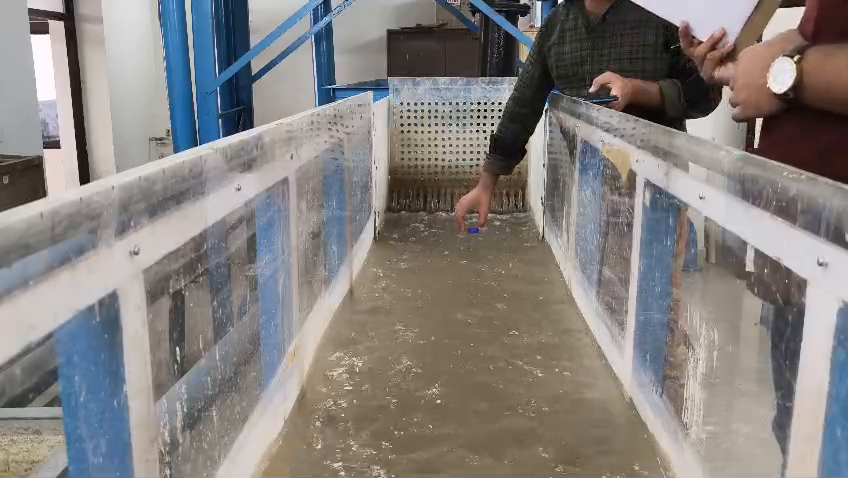
#> input picture frame 61 of data/samples/sample_river_1.mp4, 848 x 478 px
$ python baseline2.py
#> lines starting #> are read from the running program, lines starting #| are printed output that depends on the picture; after the words box and inside, x2 and y2 are one past the last pixel; in counts of white or black regions, pixels touching at a corner belong together
#> in process_video, frame is the input picture: shape (478, 848, 3); mean B, G, R 126.7, 129.4, 133.5
import cv2
import numpy as np
import pandas as pd
from scipy.signal import medfilt
import json

class EnhancedRiverVelocityEstimator:
    def __init__(self, config):
        self.config = config
        self.camera_matrix = None
        self.dist_coeffs = None
        self.scale = config.get('scale', 0.046455)
        self.roi_mask = None

    def load_camera_calibration(self, calibration_file):
        # Load camera calibration (intrinsic parameters) for undistortion
        try:
            with open(calibration_file, 'r') as f:
                calib_data = json.load(f)
            self.camera_matrix = np.array(calib_data['camera_matrix'])
            self.dist_coeffs = np.array(calib_data['dist_coeffs'])
            print("Camera calibration loaded.")
        except Exception as e:
            print(f"Calibration load failed: {e} (Using default)")

    def create_roi_mask(self, shape, roi_coords=None):
        # Create a polygon mask for the river surface area
#> called with shape = (478, 848, 3)
        mask = np.zeros(shape[:2], dtype=np.uint8)
        if roi_coords is None:
            h, w = shape[:2]
            roi_coords = [(int(w*0.1), int(h*0.2)),
                         (int(w*0.9), int(h*0.2)),
                         (int(w*0.9), int(h*0.9)),
                         (int(w*0.1), int(h*0.9))]
        cv2.fillPoly(mask, [np.array(roi_coords)], 255)
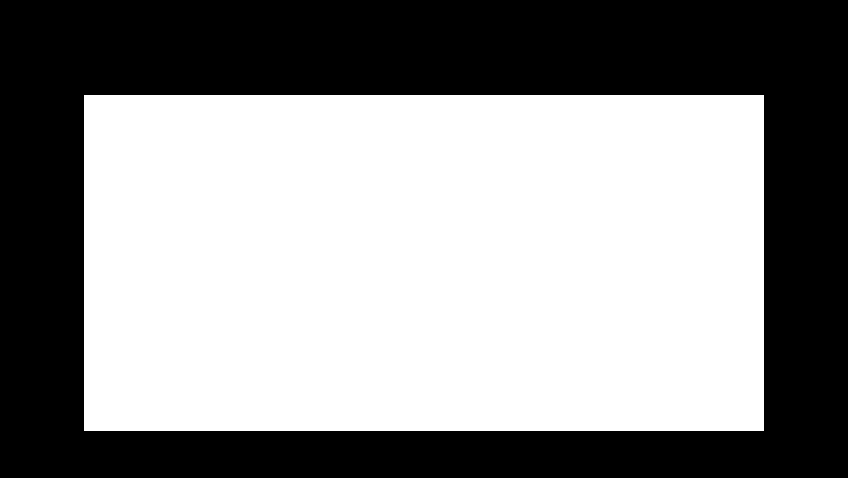
#> mask: shape (478, 848); 56.4% white; 1 black region, box (x1, y1, x2, y2) and area: (0, 0, 848, 478) 176864
        self.roi_mask = mask
        return mask

    def preprocess(self, frame):
        # Undistort and enhance contrast
        if self.camera_matrix is not None:
            frame = cv2.undistort(frame, self.camera_matrix, self.dist_coeffs)
        gray = cv2.cvtColor(frame, cv2.COLOR_BGR2GRAY)
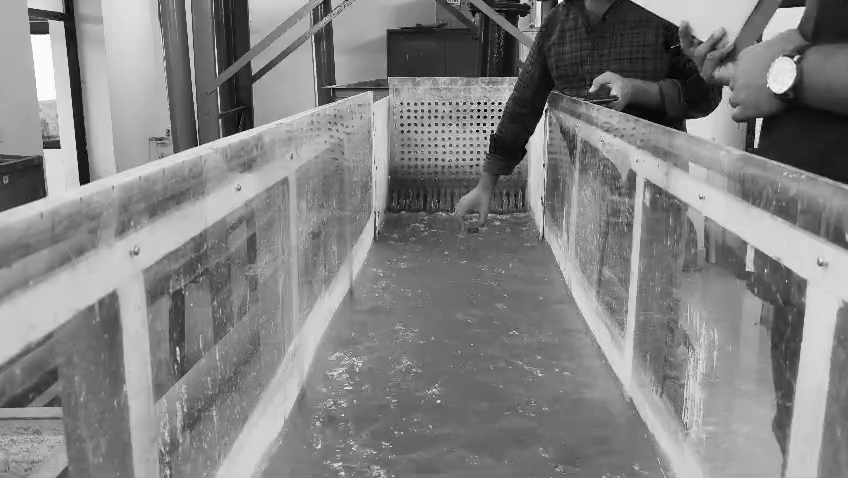
#> gray: shape (478, 848); min 0, max 255, mean 130.3
        clahe = cv2.createCLAHE(2.0, (8,8))
        gray = clahe.apply(gray)
        filtered = cv2.bilateralFilter(gray, 9, 75, 75)
        if self.roi_mask is not None:
            filtered = cv2.bitwise_and(filtered, self.roi_mask)
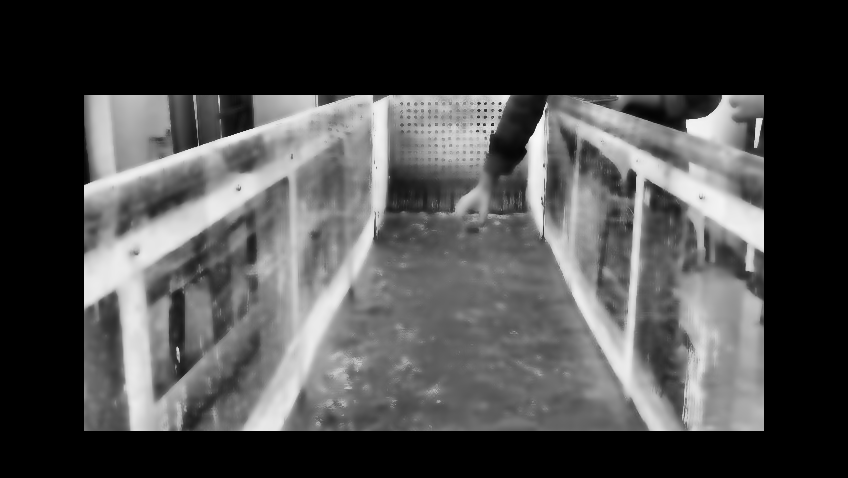
#> filtered: shape (478, 848); min 0, max 248, mean 74.3
        return filtered

    def detect_features(self, gray):
        params = dict(maxCorners=300, qualityLevel=0.01, minDistance=10, blockSize=7)
        corners = cv2.goodFeaturesToTrack(gray, mask=self.roi_mask, **params)
#> corners = 300 rows, first 8: [761, 428], [688, 121], [761, 97], [86, 186], [759, 120], [195, 97], [493, 125], [315, 98]
        return corners

    def filter_velocities(self, arr):
        if arr is None or len(arr) < 3:
            return arr
        q25, q75 = np.percentile(arr, [25, 75])
        iqr = q75 - q25
        minv = q25 - self.config['outlier_threshold'] * iqr
        maxv = q75 + self.config['outlier_threshold'] * iqr
        return arr[(arr >= minv) & (arr <= maxv)]

    def pixel_to_mps(self, pix_val, fps):
        mps = pix_val * fps * self.scale
        if mps < self.config['min_velocity_threshold']:
            mps = 0
        if mps > self.config['max_velocity_threshold']:
            mps = self.config['max_velocity_threshold']
        return mps

    def process_video(self, video_path):
        cap = cv2.VideoCapture(video_path)
        fps = cap.get(cv2.CAP_PROP_FPS) or 30.0
        ret, frame = cap.read()
        if not ret:
            raise RuntimeError("Cannot read video")
        self.create_roi_mask(frame.shape)
        old_gray = self.preprocess(frame)
        points = self.detect_features(old_gray)
#> points has the same summary as corners in detect_features
        results = []
        frame_num = 0

        while True:
            ret, frame = cap.read()
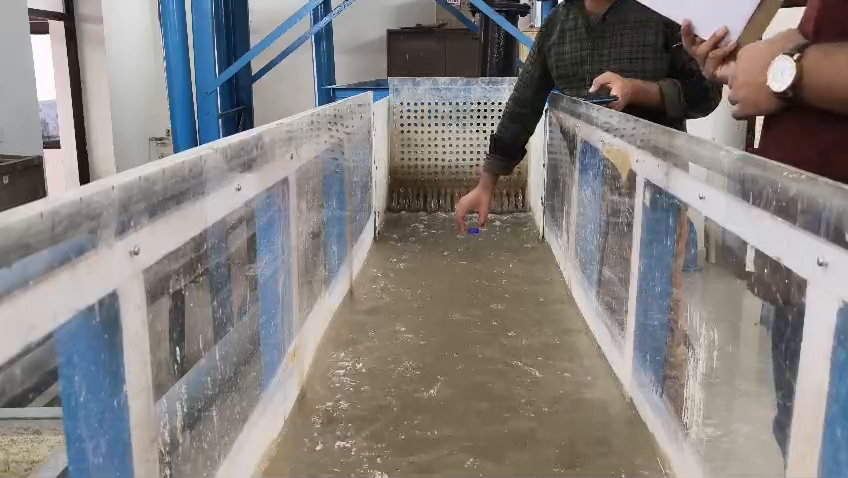
#> input picture frame 62 of data/samples/sample_river_1.mp4, 848 x 478 px
#> frame is the input picture: shape (478, 848, 3); mean B, G, R 126.6, 129.3, 133.4
            if not ret: break
            gray = self.preprocess(frame)
#> in preprocess (call 2), `filtered = cv2.bilateralFilter(gray, 9, 75, 75)`:
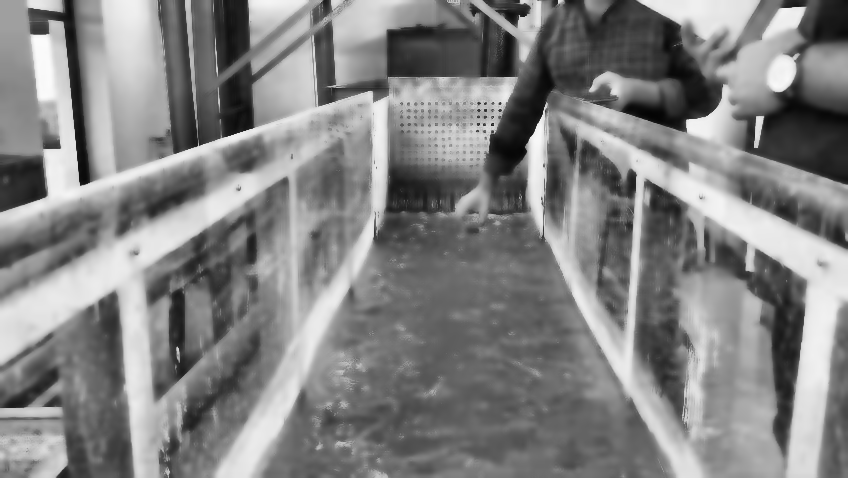
#> filtered: shape (478, 848); min 4, max 251, mean 130.9
            klt_pix_vel = 0
            farne_pix_vel = 0
            npts = 0

            # KLT
            if points is not None and len(points) > 0:
                lk_params = dict(winSize=(21,21), maxLevel=3,
                                criteria=(cv2.TERM_CRITERIA_EPS | cv2.TERM_CRITERIA_COUNT, 30, 0.01))
                new_points, status, err = cv2.calcOpticalFlowPyrLK(old_gray, gray, points, None, **lk_params)
#> new_points = 300 rows, first 8: [761, 428], [688.1, 121], [761, 96.99], [86, 186], [759.6, 118.2], [195, 97], [493, 125], [315, 98]; status = 300 values from 1 to 1; err = 300 values, max 14.24 at index 132, min 0 at index 32, mean 1.25
                if new_points is not None and status is not None:
                    good_new = new_points[status == 1]
#> good_new = 300 pairs, first value 86 to 761, second value 96.99 to 428
                    good_old = points[status == 1]
#> good_old = 300 pairs, first value 86 to 761, second value 97 to 428
                    npts = len(good_new)
#> npts = 300
                    dists = np.linalg.norm(good_new - good_old, axis=1)
#> dists = 300 values, max 4.22 at index 106, min 4.83e-05 at index 23, mean 0.199
                    dists = self.filter_velocities(dists)
#> in filter_velocities, `q25, q75 = np.percentile(arr, [25, 75])`: q25 = 0.00264; q75 = 0.067
#> in filter_velocities, `iqr = q75 - q25`: iqr = 0.0644
#> in filter_velocities, `minv = q25 - self.config['outlier_threshold'] * iqr`: minv = -0.126
#> in filter_velocities, `maxv = q75 + self.config['outlier_threshold'] * iqr`: maxv = 0.196
#> dists = 256 values, max 0.192 at index 135, min 4.83e-05 at index 21, mean 0.0257
                    if len(dists) > 0:
                        klt_pix_vel = np.mean(dists)
#> klt_pix_vel = 0.0257
                    points = good_new.reshape(-1,1,2)
#> points has the same summary as new_points
                if npts < self.config['min_points']:
                    points = self.detect_features(gray)
            else:
                points = self.detect_features(gray)

            # Farneback
            farne_params = self.config['farneback_params']
            fb_flow = cv2.calcOpticalFlowFarneback(
                old_gray, gray, None,
                **farne_params)
            mag, ang = cv2.cartToPolar(fb_flow[...,0], fb_flow[...,1])
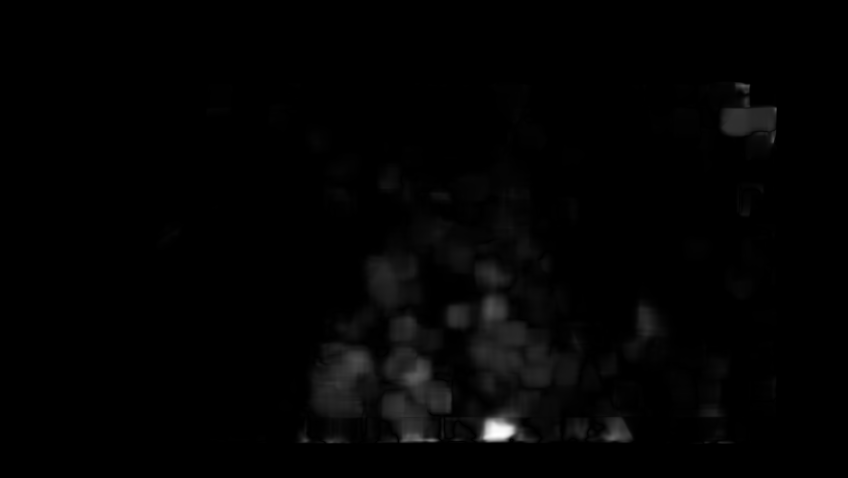
#> mag: shape (478, 848) float32; min 0, max 12.37, mean 0.158; drawn with min black and max white
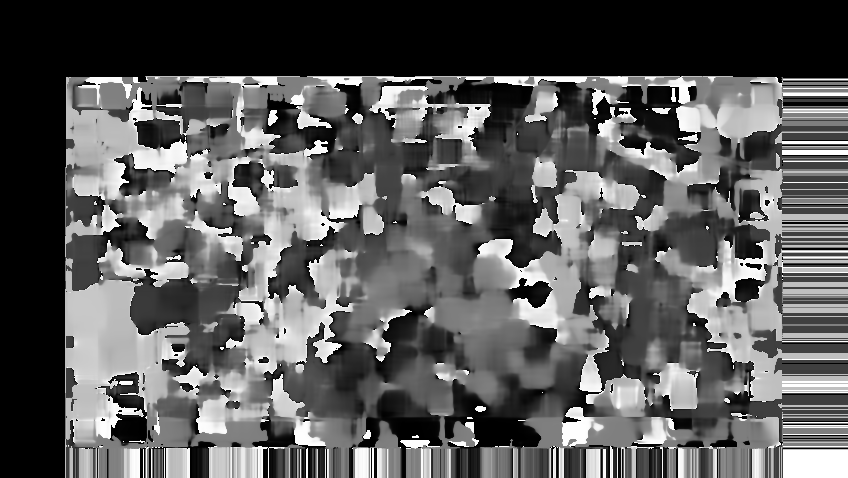
#> ang: shape (478, 848) float32; min 0, max 6.28, mean 2.26; drawn with min black and max white
            valid = mag[mag > 0.1]
            valid = self.filter_velocities(valid.flatten())
            if len(valid) > 0:
                farne_pix_vel = np.mean(valid)
#> farne_pix_vel = 0.714

            # Convert to m/s
            klt_mps = self.pixel_to_mps(klt_pix_vel, fps)
#> in pixel_to_mps, `mps = pix_val * fps * self.scale`: mps = 0.0704
#> klt_mps = 0.0704
            farne_mps = self.pixel_to_mps(farne_pix_vel, fps)
#> farne_mps = 1.96

            results.append({
                'frame': frame_num,
                'velocity_klt_m_per_s': klt_mps,
                'velocity_farneback_m_per_s': farne_mps,
                'num_klt_points': npts,
            })
            frame_num += 1
            old_gray = gray.copy()

        cap.release()
        df = pd.DataFrame(results)
        # Temporal smoothing
        df['velocity_klt_smoothed'] = medfilt(df['velocity_klt_m_per_s'], kernel_size=5)
        df['velocity_farneback_smoothed'] = medfilt(df['velocity_farneback_m_per_s'], kernel_size=5)
        return df

    def evaluate(self, df, adcp_ref=0.5884):
        metrics = {}
        for col in ['velocity_klt_smoothed', 'velocity_farneback_smoothed']:
            meanvel = df[col].mean()
            error = meanvel - adcp_ref
            rel_error = error / adcp_ref * 100
            metrics[col] = {'mean': meanvel, 'absolute_error': error, 'relative_error(%)': rel_error}
        return metrics

# --- CONFIGURATION EXAMPLE ---
config = {
    'scale': 0.046455,  # meters/pixel, from GCP
    'min_points': 20,
    'outlier_threshold': 2.0,
    'min_velocity_threshold': 0.01,
    'max_velocity_threshold': 3.0,
    'farneback_params': {
        'pyr_scale': 0.5,
        'levels': 5,
        'winsize': 21,
        'iterations': 5,
        'poly_n': 7,
        'poly_sigma': 1.5,
        'flags': 0
    }
}

# --- USAGE ---
video_path = "data/samples/sample_river_1.mp4"
output_csv = "enhanced_velocity_output.csv"
adcp_reference = 0.5884

estimator = EnhancedRiverVelocityEstimator(config)
# Optional: estimator.load_camera_calibration('camera_calibration.json')
df = estimator.process_video(video_path)
df.to_csv(output_csv, index=False)
metrics = estimator.evaluate(df, adcp_reference)
print("Enhanced velocity error metrics:", metrics)

$ run again, starting later in the video
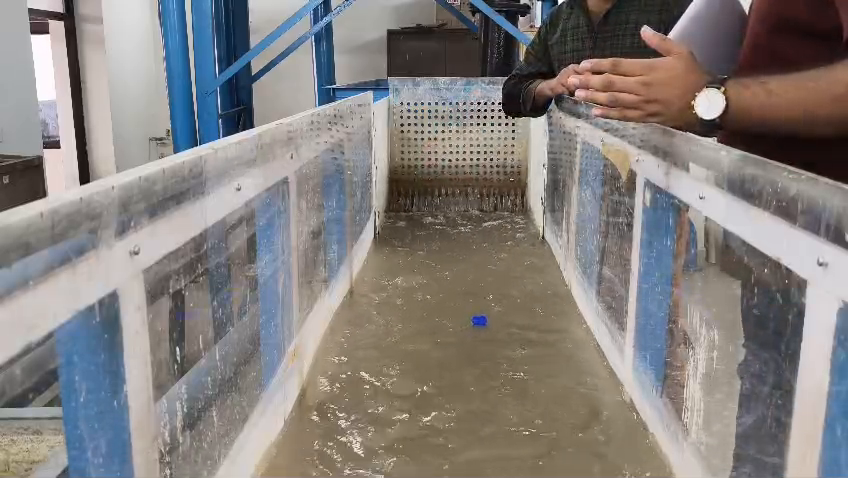
#> input picture frame 278 of data/samples/sample_river_1.mp4, 848 x 478 px
#> in process_video, frame is the input picture: shape (478, 848, 3); mean B, G, R 125.5, 127.9, 132.5
#> mask: shape (478, 848); 56.4% white; 1 black region, box (x1, y1, x2, y2) and area: (0, 0, 848, 478) 176864
#> corners = 300 rows, first 8: [499, 98], [761, 97], [195, 97], [86, 186], [315, 98], [723, 97], [482, 125], [216, 97]
#> points has the same summary as corners in detect_features
#> in preprocess (call 2), `filtered = cv2.bilateralFilter(gray, 9, 75, 75)`:
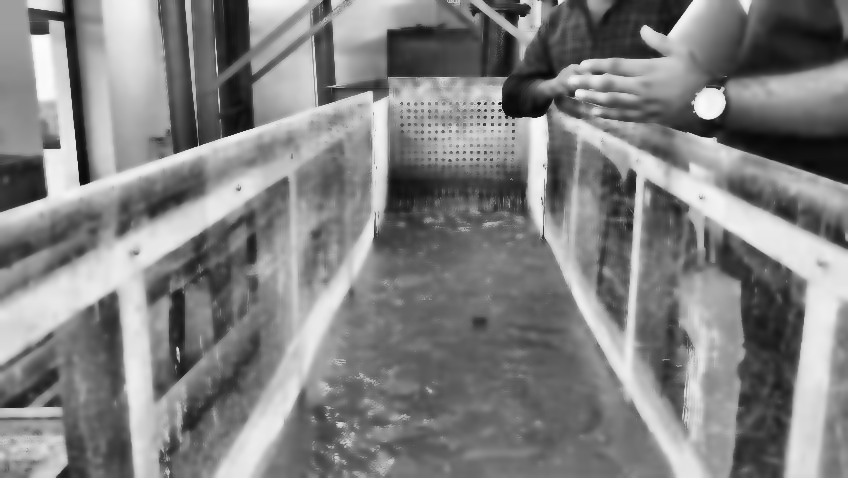
#> filtered: shape (478, 848); min 7, max 252, mean 129.7
#> new_points has the same summary as corners in detect_features; status = 300 values from 1 to 1; err = 300 values, max 19.99 at index 111, min 0 at index 32, mean 1.63
#> good_new = 300 pairs, first value 86 to 761, second value 97 to 428.1
#> good_old = 300 pairs, first value 86 to 761, second value 97 to 428
#> npts = 300
#> in process_video, `dists = np.linalg.norm(good_new - good_old, axis=1)`: dists = 300 values, max 24.16 at index 134, min 3.05e-05 at index 4, mean 0.41
#> q25 = 0.00248; q75 = 0.092
#> iqr = 0.0895
#> minv = -0.177
#> maxv = 0.271
#> in process_video, `dists = self.filter_velocities(dists)`: dists = 255 values, max 0.247 at index 217, min 3.05e-05 at index 4, mean 0.0347
#> klt_pix_vel = 0.0347
#> in process_video, `mag, ang = cv2.cartToPolar(fb_flow[...,0], fb_flow[...,1])`:
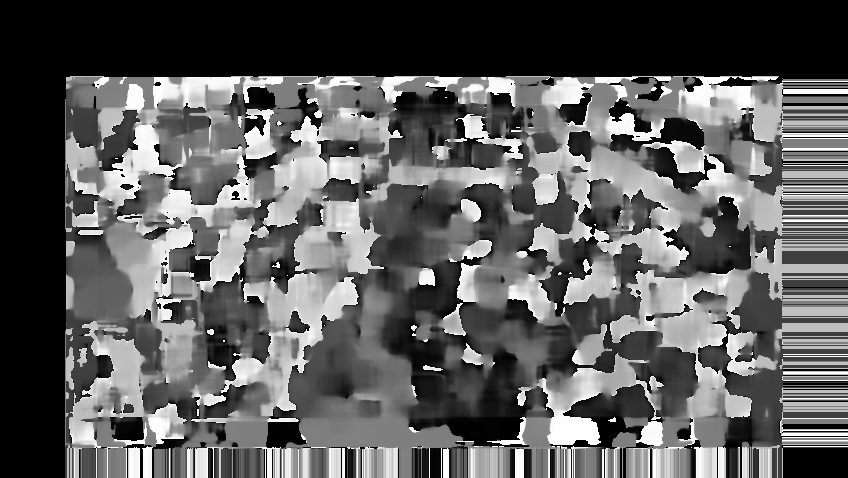
#> ang: shape (478, 848) float32; min 0, max 6.28, mean 2.3; drawn with min black and max white
#> farne_pix_vel = 0.689
#> mps = 0.095
#> farne_mps = 1.89

$ run again, starting later in the video
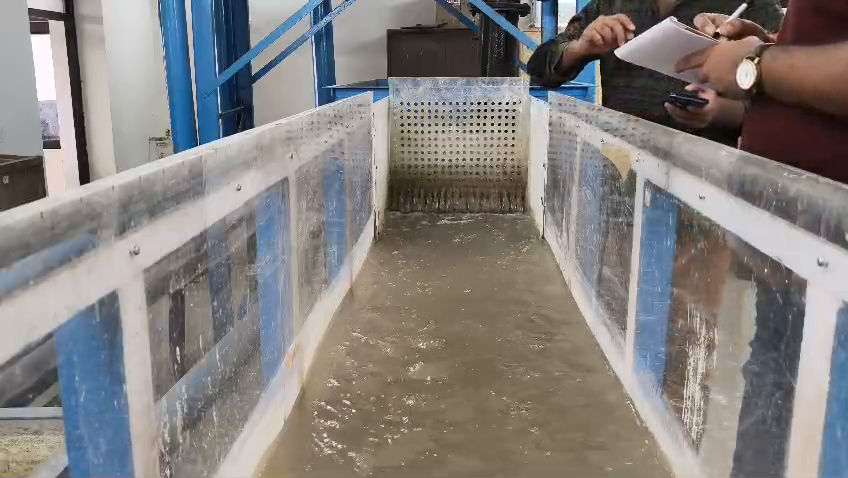
#> input picture frame 495 of data/samples/sample_river_1.mp4, 848 x 478 px
#> in process_video, frame is the input picture: shape (478, 848, 3); mean B, G, R 126.6, 128.9, 132.9
#> mask: shape (478, 848); 56.4% white; 1 black region, box (x1, y1, x2, y2) and area: (0, 0, 848, 478) 176864
#> corners = 265 rows, first 8: [599, 97], [195, 97], [86, 186], [315, 97], [198, 143], [216, 97], [375, 98], [494, 127]
#> in process_video, `points = self.detect_features(old_gray)`: points has the same summary as corners in detect_features
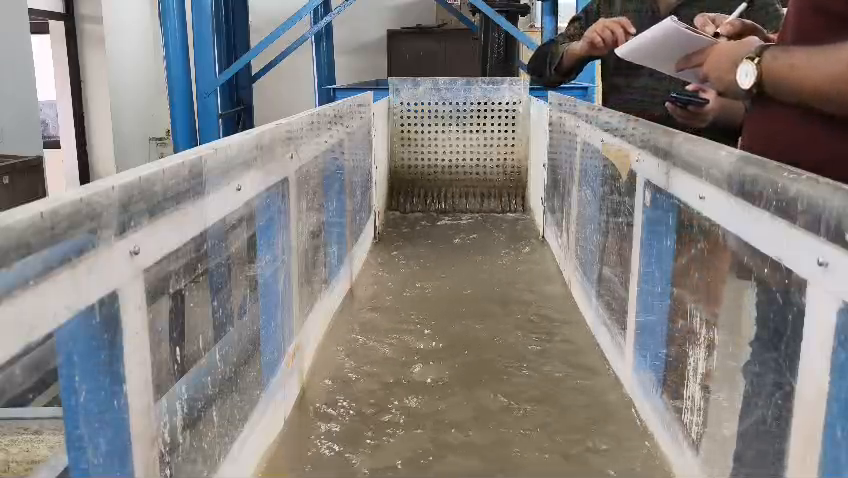
#> input picture frame 496 of data/samples/sample_river_1.mp4, 848 x 478 px
#> in process_video, frame is the input picture: shape (478, 848, 3); mean B, G, R 126.6, 128.9, 132.8
#> new_points = 265 rows, first 8: [599, 97.01], [195, 97], [86, 186], [315, 97], [198, 143], [215.9, 97.04], [375, 98], [494, 127]; status = 265 values from 1 to 1; err = 265 values, max 19.22 at index 95, min 0 at index 132, mean 1.72
#> good_new = 265 pairs, first value 86 to 761, second value 97 to 428
#> good_old has the same summary as good_new
#> npts = 265
#> in process_video, `dists = np.linalg.norm(good_new - good_old, axis=1)`: dists = 265 values, max 8.66 at index 248, min 4.32e-05 at index 23, mean 0.323
#> q25 = 0.00175; q75 = 0.152
#> iqr = 0.15
#> minv = -0.298
#> maxv = 0.452
#> in process_video, `dists = self.filter_velocities(dists)`: dists = 227 values, max 0.436 at index 193, min 4.32e-05 at index 22, mean 0.0496
#> klt_pix_vel = 0.0496
#> in process_video, `points = good_new.reshape(-1,1,2)`: points has the same summary as new_points
#> in process_video, `mag, ang = cv2.cartToPolar(fb_flow[...,0], fb_flow[...,1])`:
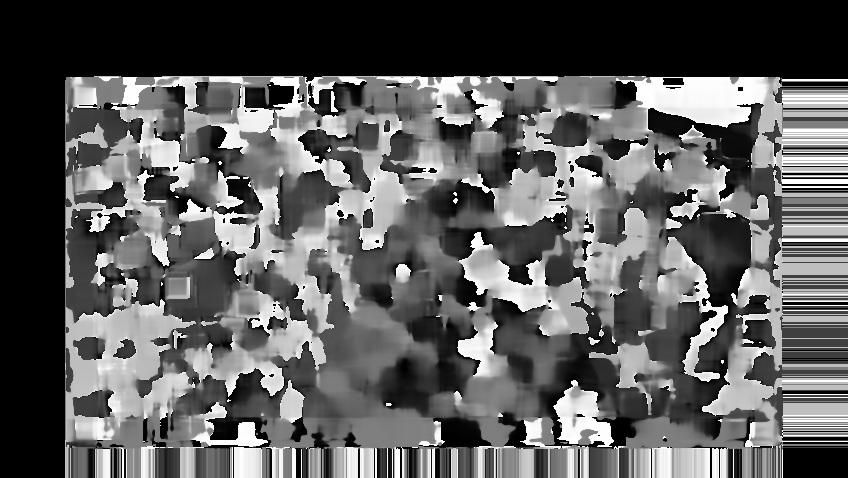
#> ang: shape (478, 848) float32; min 0, max 6.28, mean 2.31; drawn with min black and max white
#> farne_pix_vel = 0.642
#> mps = 0.136
#> farne_mps = 1.76
